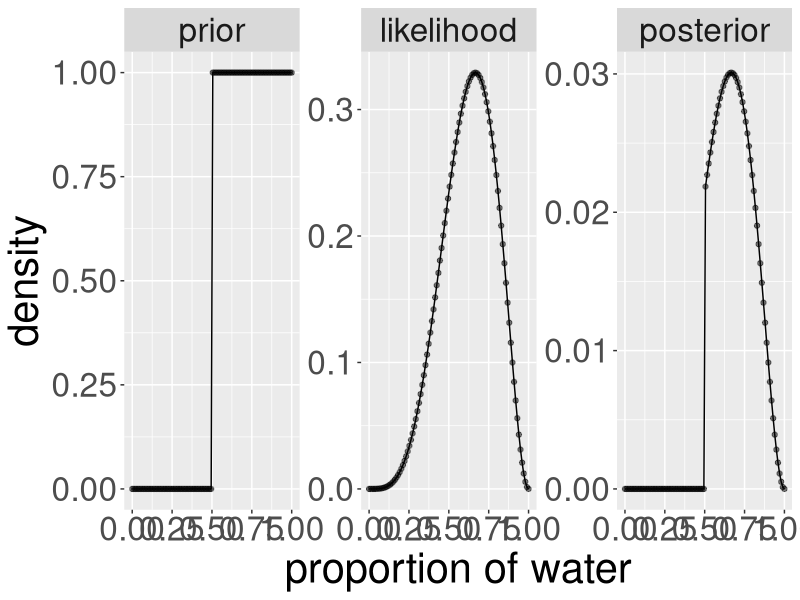
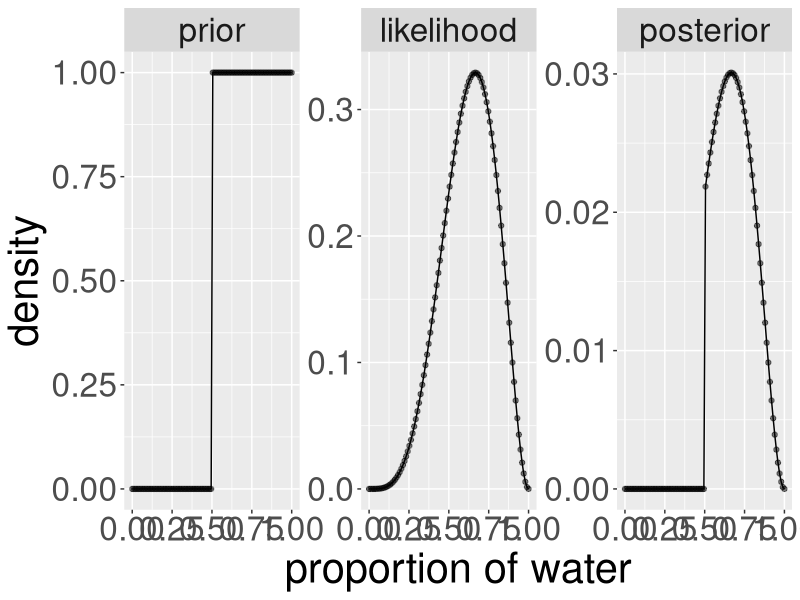

Here is the R script that generated these plots, in order:
grid_size <- 100
p_grid <- seq(from=0, to=1, length.out=grid_size)
prior <- ifelse(p_grid < 0.5 , 0 , 1)
likelihood <- dbinom(4, size=6, prob=p_grid)
unstd.posterior  <- likelihood * prior
posterior  <- unstd.posterior / sum(unstd.posterior)

# Plotting
require('tidyverse')
df <- tibble(p_grid, prior, likelihood, posterior)
data <- gather(df, variable, value, -p_grid)
data$class <- factor(data$variable, levels=c('prior', 'likelihood', 'posterior'))
data %>% ggplot(aes(p_grid, value)) +
  geom_point(alpha=0.5) +
  geom_line() +
  facet_wrap(class ~ ., scales = 'free') +
  ylab("density") +
  xlab("proportion of water") +
  theme(text=element_text(size=30))

ggsave(file="../figs/ex02.png", width=18, height=6, dpi=600)
